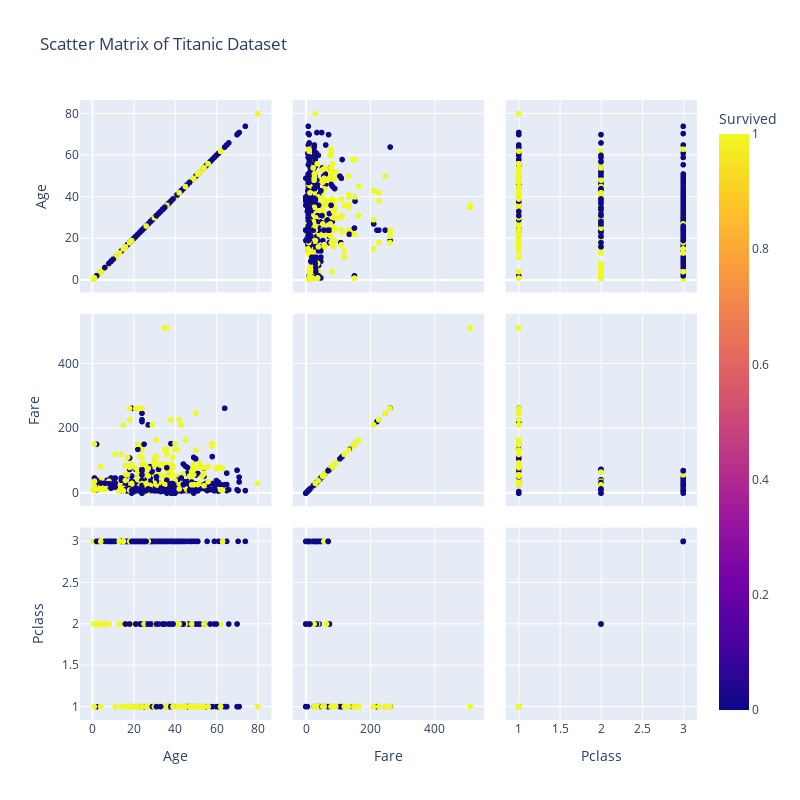

The cell this chart's notebook holds for it:
### Markdown cell above
### Scatter plot matrix of numeric variables

### Code cell
selected_columns = ['Age', 'Fare', 'Pclass', 'Survived']
scatter_matrix_df = df[selected_columns]

# Create an interactive scatter matrix
fig = px.scatter_matrix(scatter_matrix_df, 
                        dimensions=selected_columns[:-1],  # Exclude 'Survived' from the dimensions
                        color='Survived',
                        title='Scatter Matrix of Titanic Dataset')
fig.update_layout(
    width=800,
    height=800
)
fig.show()

### Figure 1 — Plotly figure (JSON) as saved in the notebook; plotly's stock layout.template omitted (floating-point values rounded to 4 significant figures; data arrays with more than 128 entries replaced by an {"elided": "..."} marker saying what was removed)
{"data": [{"dimensions": [{"axis": {"matches": true}, "label": "Age", "values": {"elided": "891 float values"}}, {"axis": {"matches": true}, "label": "Fare", "values": {"elided": "891 float values"}}, {"axis": {"matches": true}, "label": "Pclass", "values": {"elided": "891 int values"}}], "hovertemplate": "%{xaxis.title.text}=%{x}<br>%{yaxis.title.text}=%{y}<br>Survived=%{marker.color}<extra></extra>", "legendgroup": "", "marker": {"color": {"elided": "891 int values"}, "coloraxis": "coloraxis", "symbol": "circle"}, "name": "", "showlegend": false, "type": "splom"}], "layout": {"coloraxis": {"colorbar": {"title": {"text": "Survived"}}, "colorscale": [[0, "#0d0887"], [0.1111, "#46039f"], [0.2222, "#7201a8"], [0.3333, "#9c179e"], [0.4444, "#bd3786"], [0.5556, "#d8576b"], [0.6667, "#ed7953"], [0.7778, "#fb9f3a"], [0.8889, "#fdca26"], [1, "#f0f921"]]}, "dragmode": "select", "height": 800, "legend": {"tracegroupgap": 0}, "title": {"text": "Scatter Matrix of Titanic Dataset"}, "width": 800}}
